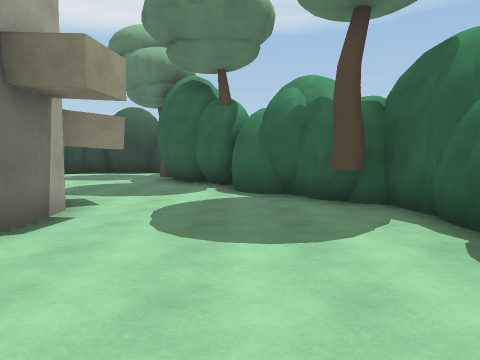
[1] (above)

13 first-person views from a walk through a scene from a Unity 3-D project. The camera is 1.5 m above the floor, tilts 4° down and sees 70° across. The floor is counted in squares, 2 m on a side. Each view is taken from the middle of a square. On the plan, view 1 faces up. The plan holds only what a view shows up to about 11 squares ahead; the rest is blank. The place goes on beyond the plan. The player is left out.

[2]
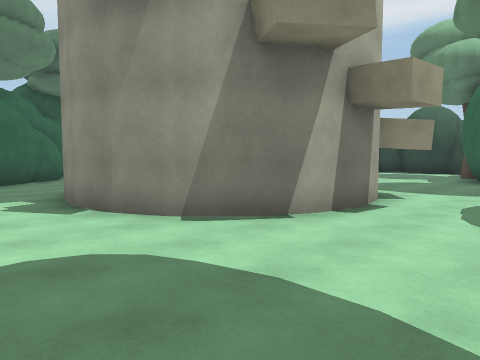

[3]
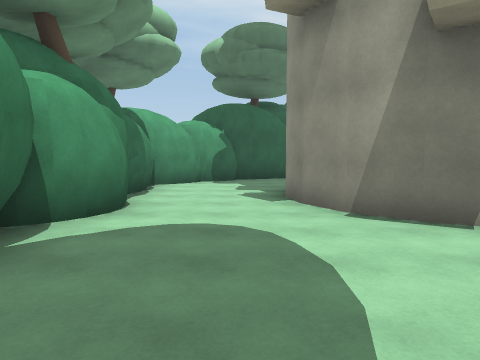

[4]
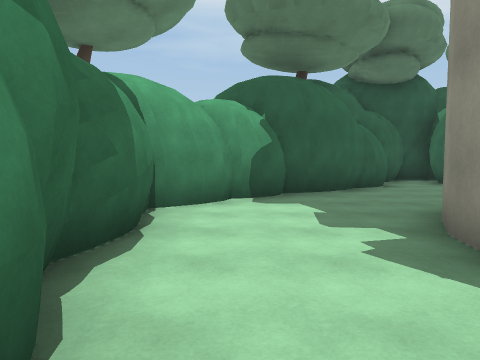

[5]
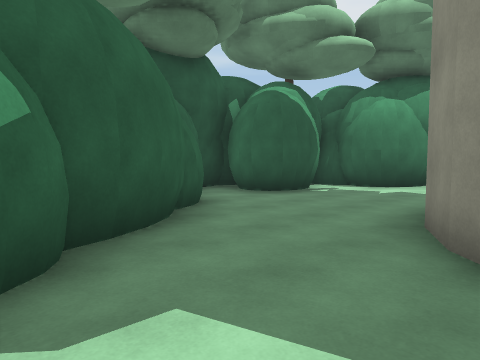

[6]
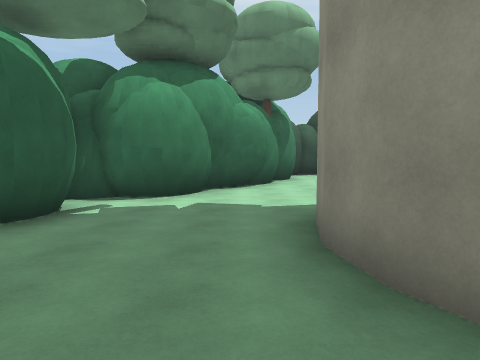

[7]
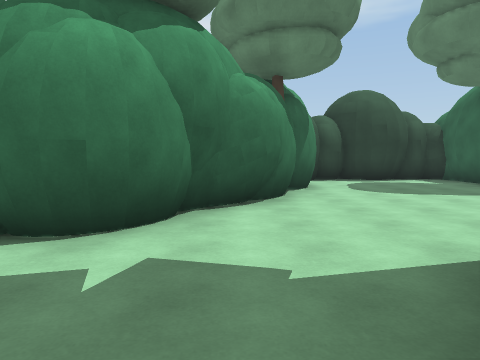

[8]
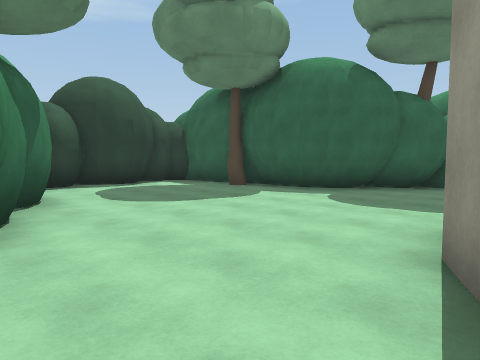

[9]
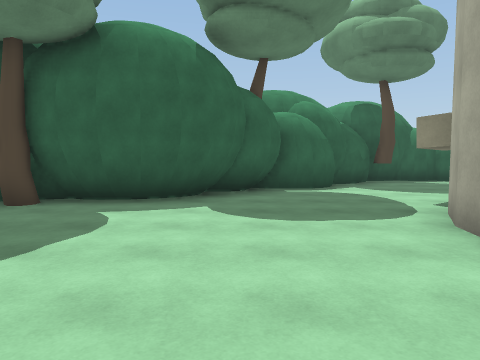

[10]
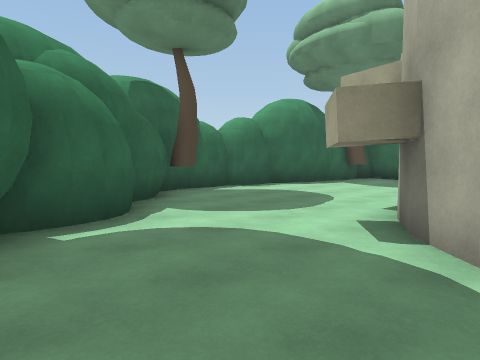

[11]
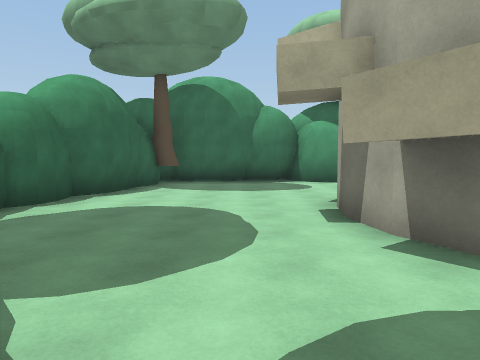

[12]
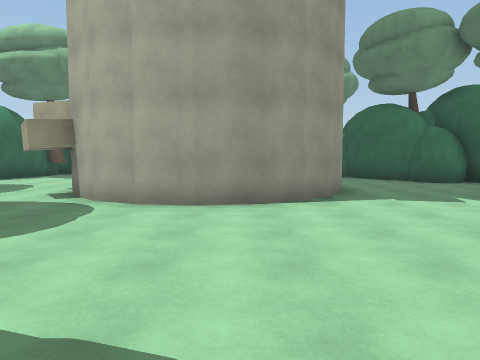

[13]
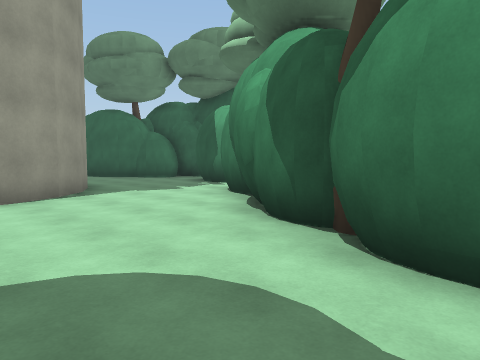

### Floor plan
Key: @ floor where view 1 was taken; # wall or solid block; . floor; T tree; W tower; B block.
Columns run from 14 left of view 1 to 3 right of it. Each row starts with its distance up from view 1.
 15        ######
 14        #....#
 13       ##....#
 12       #....T#
 11       T.....#
 10      #......##
  9     ##.......##
  8    ##.........#
  7   ##.....W....##
  6   #....WW W....##
  5 ###...W    WB...##
  4 #.....W    W.....#
  3 ##....W    W.....#
  2  ###...W  WW....##
  1    ##...WWW.....#
  0     #.........@.#
 -1     ##.........T
 -2      ###########

Where each view was taken, in squares from view 1:
view 1: 0 up, 0 right, facing up
view 2: 1 down, 0 right, facing up-left
view 3: 0 up, 1 right, facing left
view 4: 1 down, 3 left, facing left
view 5: 1 down, 7 left, facing up-left
view 6: 1 up, 9 left, facing up
view 7: 4 up, 9 left, facing up
view 8: 6 up, 9 left, facing up-right
view 9: 9 up, 8 left, facing right
view 10: 9 up, 4 left, facing down-right
view 11: 8 up, 1 left, facing down
view 12: 12 up, 6 left, facing down
view 13: 13 up, 5 left, facing down-left
